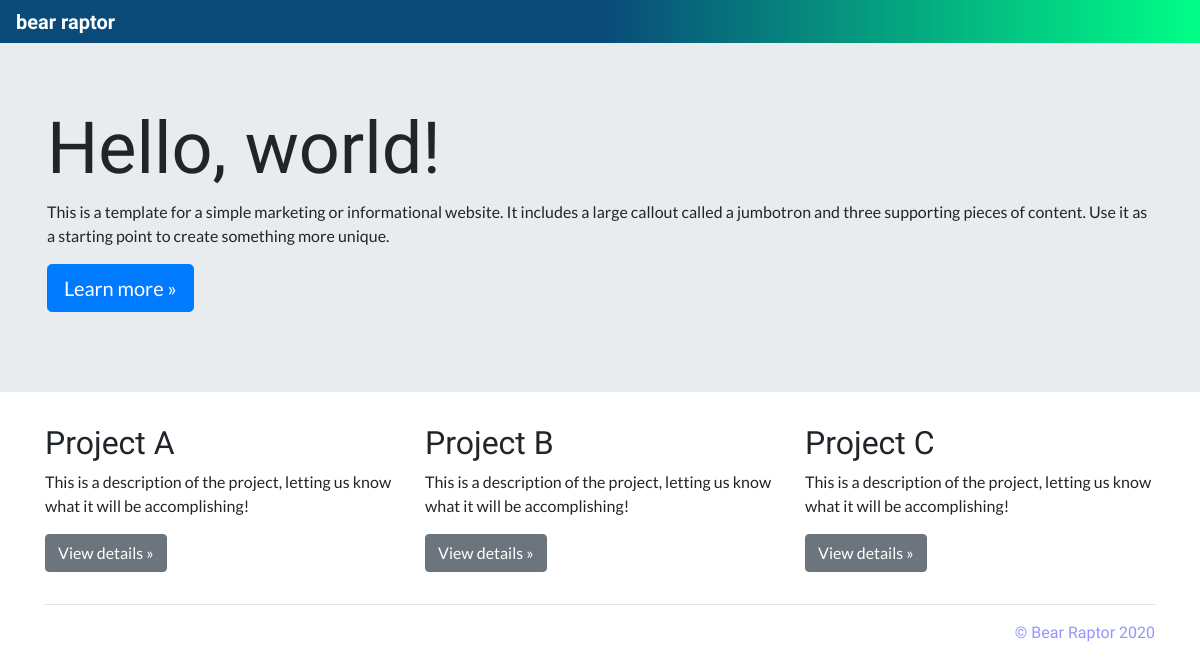
The page / on the database its author committed.
### database_setup.py (models this page shows, shortened)
class Project(Base):
    __tablename__ = 'project'
    id = Column(Integer, primary_key=True)
    title = Column(String(250), nullable=False)
    description = Column(String(500))
    status = Column(String(50), nullable=False)

### app.py (the view)
@app.route('/')
def mainPage():
    projects = session.query(Project).all()
    return render_template('main.html', projects=projects)

### templates/main.html
<!doctype html>
<html lang="en">
  {% include "head.html" %}
  <body>
    {% include "menu.html" %}
    <main role="main">
      <div class="jumbotron">
        <div class="container">
          <h1 class="display-3">Hello, world!</h1>
          <p>This is a template for a simple marketing or informational website. It includes a large callout called a jumbotron and three supporting pieces of content. Use it as a starting point to create something more unique.</p>
          <p><a class="btn btn-primary btn-lg" href="#" role="button">Learn more &raquo;</a></p>
        </div>
      </div>
      <div class="container">
        <div class="row">
          {% for i in projects %}
            <div class="col-md-4">
              <h2>{{i.title}}</h2>
              <p>{{i.description}}</p>
              <p><a class="btn btn-secondary" href="{{url_for('projectDash', project_id=i.id)}}" role="button">View details &raquo;</a></p>
            </div>
          {% endfor %}
        </div>
        <hr>
      </div>
    </main>
    {% include "footer.html" %}
  </body>
</html>

### static/styles-fix.css (style rules this page uses)
body { padding-top: 2.6rem; font-family: 'Lato', sans-serif; }
h1, h2, h3, h4 { font-family: 'Marcellus', serif; }
.jumbotron { border-radius: 0rem; }

### rows shown on the page
Project: title "Project A", description "This is a description of the project, letting us know what it will be accomplishing!"
Project: title "Project B", description "This is a description of the project, letting us know what it will be accomplishing!"
Project: title "Project C", description "This is a description of the project, letting us know what it will be accomplishing!"
